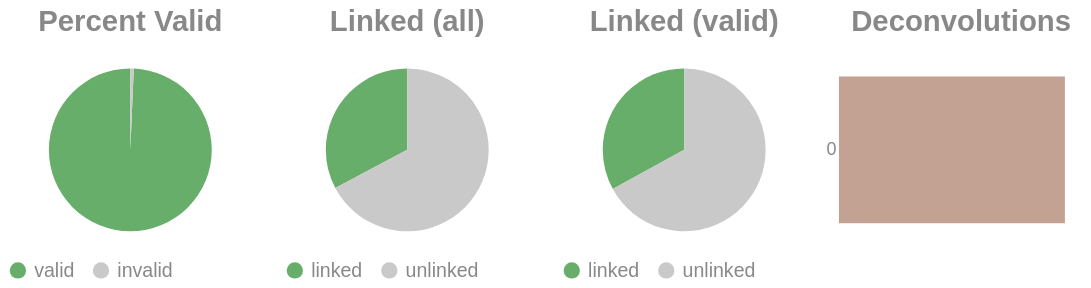

Notebook cell for this chart:
### Code cell
if SKIPLR:
    pass
else:
    clash = Counter()
    for i in valids['molecule'].to_list():
        _mol = i.split("-")
        if len(_mol) == 1:
            clash.update('0')
        else:
            clash.update(_mol[-1])

    _d = {"deconvolutions": [], 'count': []}
    for k,v in clash.items():
        _d['deconvolutions'].append(k)
        _d['count'].append(v)

    tot_valid = valids['reads'].sum()
    mask = valids['reads'] >= 2
    n_linked_reads = valids.filter(mask)['reads'].sum()
    if n_linked_reads == 0:
        print_html("No linked molecules (>=2 reads) were detected; skipping linked-only distributions.")
        SKIPLR = True
    else:
        perc_valid = round(tot_valid / n_reads, 4)
        linked_perc_abs = round(n_linked_reads / n_reads, 4)
        linked_perc = round(n_linked_reads / tot_valid, 4)

    _valid = pl.DataFrame({"valids": ['valid', 'invalid'], "count": [tot_valid, n_reads - tot_valid]})
    _linked_abs = pl.DataFrame({"linked (absolute)": ['linked', 'unlinked'], "count": [n_linked_reads, n_reads - n_linked_reads]})
    _linked_rel = pl.DataFrame({"linked (valids)": ['linked', 'unlinked'], "count": [n_linked_reads, tot_valid - n_linked_reads]})

    (
        alt.hconcat(
            piechart(_valid, goodval = 'valid', title = "Percent Valid"),
            piechart(_linked_abs, goodval = "linked", title =  "Linked (all)"),
            piechart(_linked_rel, goodval = "linked", title =  "Linked (valid)"),
            convolutionbar(pl.DataFrame(_d), title = "Deconvolutions"),
            center = True,
            bounds = 'flush'
        )
        .resolve_scale(color='independent')
        .resolve_legend('independent')
        .properties(usermeta={'embedOptions': {"actions": False}})
    ).display()

### Figure 1 — Vega-Lite specification as saved in the notebook (floating-point values rounded to 4 significant figures)
{"width": "container", "height": 400, "config": {"title": {"anchor": "start", "dy": -15, "fontSize": 18, "color": "#888888", "subtitleColor": "#888888", "subtitleFontSize": 14}, "arc": {"fill": "#0072B2"}, "axis": {"domainColor": "#888888", "domainWidth": 0.5, "gridWidth": 0.2, "grid": false, "titleFontWeight": 400, "titleFontSize": 15, "labelFontSize": 11, "labelColor": "#888888", "tickColor": "#888888", "tickWidth": 0.2, "titleColor": "#888888"}, "axisBand": {"grid": false}, "axisX": {"grid": true, "tickSize": 10, "domainCap": "round"}, "axisY": {"domain": false, "grid": true, "tickSize": 0, "domainCap": "round"}, "background": "transparent", "header": {"labelFontSize": 15, "labelColor": "#888888", "titleFontSize": 15, "titleFontWeight": 600, "titleColor": "#888888"}, "legend": {"labelFont": "sans-serif", "labelFontSize": 12, "labelColor": "#888888", "symbolSize": 100, "symbolType": "circle", "titleFontSize": 12, "titlePadding": 10, "titleColor": "#888888", "title": null}, "range": {"category": ["#E69F00", "#56B4E9", "#009E73", "#F0E442", "#0072B2", "#D55E00", "#CC79A7", "#000000"], "diverging": ["#cfe8f3", "#a2d4ec", "#73bfe2", "#46abdb", "#1696d2", "#12719e"]}, "area": {"fill": "#0072B2", "fillOpacity": 0.7, "line": true, "strokeOpacity": 0.7}, "line": {"color": "#0072B2", "stroke": "#0072B2", "strokeWidth": 2}, "trail": {"color": "#0072B2", "stroke": "#0072B2", "strokeWidth": 0, "size": 1}, "point": {"filled": true, "fillOpacity": 1.0, "size": 95}, "text": {"color": "#888888", "fontSize": 11, "align": "right", "fontWeight": 400, "size": 11}, "bar": {"fill": "#0072B2", "stroke": null}, "view": {"stroke": null, "continuousWidth": 660, "continuousHeight": 400}}, "hconcat": [{"data": {"name": "data-434330303a7cd23cb93a8379ef7bf72c"}, "mark": {"type": "arc"}, "encoding": {"color": {"field": "valids", "legend": {"orient": "bottom", "title": null}, "scale": {"domain": ["valid", "invalid"], "range": ["#68ae6b", "#C9C9C9"]}, "title": "Valids", "type": "nominal"}, "theta": {"field": "count", "type": "quantitative"}, "tooltip": [{"field": "valids", "title": "Valids", "type": "ordinal"}, {"field": "percent", "format": ".2%", "title": "Percent", "type": "quantitative"}, {"field": "count", "title": "Count", "type": "quantitative"}]}, "height": 100, "title": {"text": "Percent Valid", "align": "center", "anchor": "middle"}, "transform": [{"calculate": "datum.count / 1851952", "as": "percent"}], "width": 150}, {"data": {"name": "data-39c717d037c3acc54188b7be03afc5b1"}, "mark": {"type": "arc"}, "encoding": {"color": {"field": "linked (absolute)", "legend": {"orient": "bottom", "title": null}, "scale": {"domain": ["linked", "unlinked"], "range": ["#68ae6b", "#C9C9C9"]}, "title": "Linked (Absolute)", "type": "nominal"}, "theta": {"field": "count", "type": "quantitative"}, "tooltip": [{"field": "linked (absolute)", "title": "Linked (Absolute)", "type": "ordinal"}, {"field": "percent", "format": ".2%", "title": "Percent", "type": "quantitative"}, {"field": "count", "title": "Count", "type": "quantitative"}]}, "height": 100, "title": {"text": "Linked (all)", "align": "center", "anchor": "middle"}, "transform": [{"calculate": "datum.count / 1851952", "as": "percent"}], "width": 150}, {"data": {"name": "data-219ab68f724baf593f9448a0e31b4c9a"}, "mark": {"type": "arc"}, "encoding": {"color": {"field": "linked (valids)", "legend": {"orient": "bottom", "title": null}, "scale": {"domain": ["linked", "unlinked"], "range": ["#68ae6b", "#C9C9C9"]}, "title": "Linked (Valids)", "type": "nominal"}, "theta": {"field": "count", "type": "quantitative"}, "tooltip": [{"field": "linked (valids)", "title": "Linked (Valids)", "type": "ordinal"}, {"field": "percent", "format": ".2%", "title": "Percent", "type": "quantitative"}, {"field": "count", "title": "Count", "type": "quantitative"}]}, "height": 100, "title": {"text": "Linked (valid)", "align": "center", "anchor": "middle"}, "transform": [{"calculate": "datum.count / 1839397", "as": "percent"}], "width": 150}, {"data": {"name": "data-6c385cc97aea93a24d94f7a4295ea21f"}, "mark": {"type": "bar"}, "encoding": {"color": {"field": "deconvolutions", "legend": null, "scale": {"scheme": "lightgreyred"}, "type": "nominal"}, "tooltip": [{"field": "deconvolutions", "title": "Deconvolutions", "type": "ordinal"}, {"field": "percent", "format": ".2%", "title": "Percent", "type": "quantitative"}, {"field": "count", "title": "Count", "type": "quantitative"}], "x": {"axis": null, "field": "count", "type": "quantitative"}, "y": {"field": "deconvolutions", "sort": "ascending", "title": null, "type": "nominal"}}, "height": 100, "title": {"text": "Deconvolutions", "align": "center", "anchor": "middle"}, "transform": [{"calculate": "datum.count / 1479596", "as": "percent"}], "width": 150}], "bounds": "flush", "center": true, "resolve": {"legend": {"angle": "independent"}, "scale": {"color": "independent"}}, "usermeta": {"embedOptions": {"actions": false}}, "$schema": "https://vega.github.io/schema/vega-lite/v6.1.0.json", "datasets": {"data-434330303a7cd23cb93a8379ef7bf72c": [{"valids": "valid", "count": 1839397}, {"valids": "invalid", "count": 12555}], "data-39c717d037c3acc54188b7be03afc5b1": [{"linked (absolute)": "linked", "count": 606856}, {"linked (absolute)": "unlinked", "count": 1245096}], "data-219ab68f724baf593f9448a0e31b4c9a": [{"linked (valids)": "linked", "count": 606856}, {"linked (valids)": "unlinked", "count": 1232541}], "data-6c385cc97aea93a24d94f7a4295ea21f": [{"deconvolutions": "0", "count": 1479596}]}}
